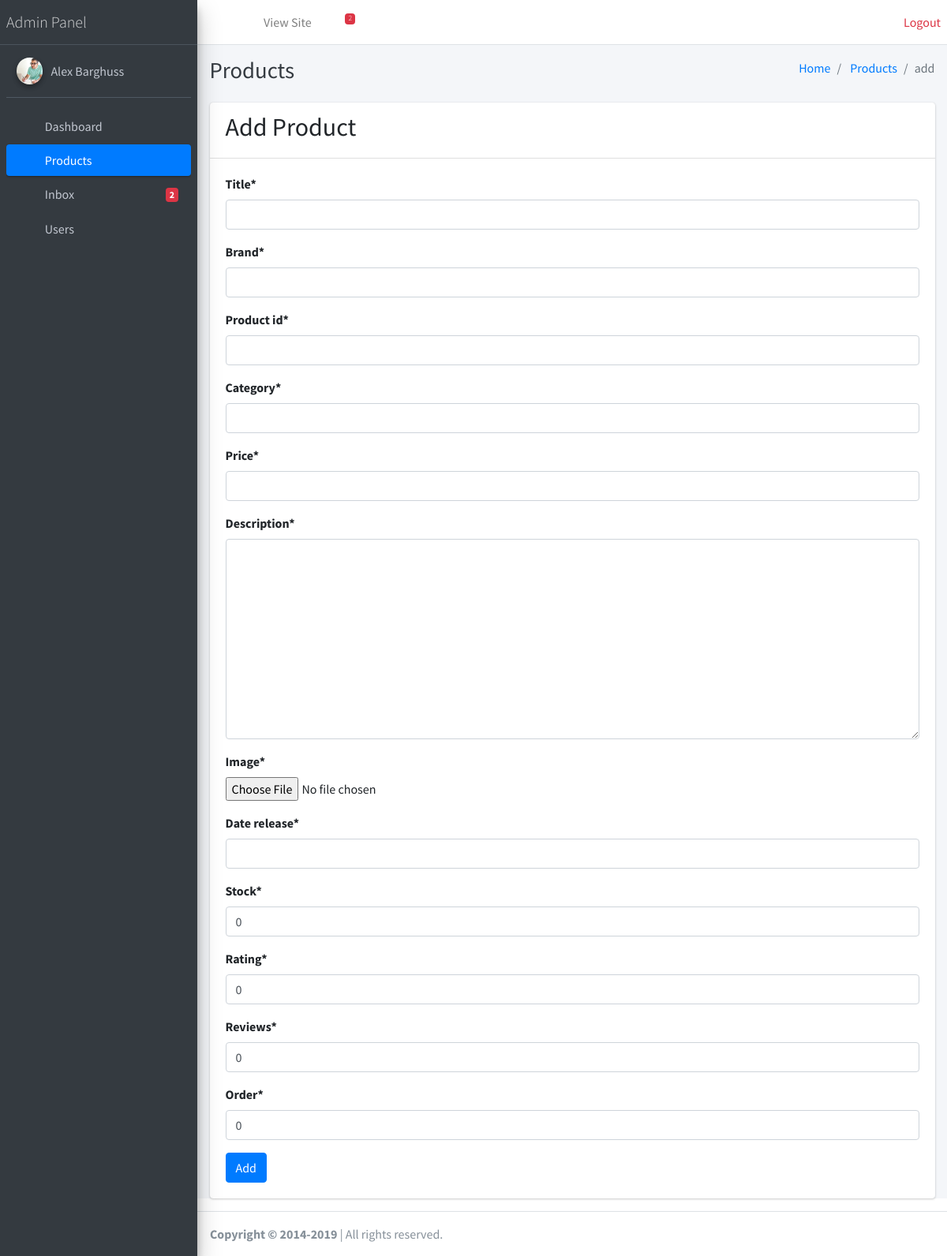
/dashboard/product/add/ (signed in), run on the app's committed database.
### users/models.py (models this page shows, shortened)
class Account(AbstractUser):
    photo = models.ImageField(upload_to='images/', blank=True, null=True)
    address = models.TextField()

### dashboard/views.py (the view)
# urls.py: path('product/add/', AddProductPage.as_view(), name='add_dashboard_product'),
@method_decorator([login_required(login_url='dashboard_login'), admin_required], name='dispatch')
class AddProductPage(CreateView):
    model = Product
    fields = '__all__'
    template_name = 'dashboard/add_product.html'
    success_url = reverse_lazy('dashboard_product')

### products/context_processors.py (called while the page is built)
def brand(request):
    from products.models import Product, Contact
    from django.core.paginator import Paginator
    brand = Product.objects.all().values('brand').order_by('-brand')
    paginator = Paginator(brand, 4)
    page_number = request.GET.get('page')
    page_obj = paginator.get_page(page_number)
    pesan = Contact.objects.order_by('-created_date')
    view_count = 0
    for view_boolean in pesan.values('view'):
        if view_boolean['view'] == True:
            view_count += 1
    return {'brand': page_obj, 'pesan': pesan, 'view_count': view_count }

### templates/dashboard/add_product.html (shortened to what this page needs)
{% extends 'dashboard/base.html' %}
{% load crispy_forms_tags %}
{% block content %}
    <div class="content-header">
      <div class="container-fluid">
        <div class="row mb-2">
          <div class="col-sm-6">
            <h1 class="m-0 text-dark">Products</h1>
          </div>
          <div class="col-sm-6">
            <ol class="breadcrumb float-sm-right">
              <li class="breadcrumb-item"><a href="{% url 'dashboard' %}">Home</a></li>
              <li class="breadcrumb-item">
                  <a href="{% url 'dashboard_products' %}">Products</a>
              </li>
              <li class="breadcrumb-item active">add</li>
            </ol>
          </div>
        </div>
      </div>
    </div>
    <section class="content">
        <div class="container-fluid">
            <div class="card">
                <div class="card-header">
                    <h2>Add Product</h2>
                </div>
                <div class="card-body">
                    <form method="post">
                        {{ form|crispy }}
                        <button type="submit" class="btn btn-primary">
                            Add
                        </button>
                    </form>
                </div>
            </div>
        </div>
    </section>
{% endblock %}

### templates/dashboard/base.html (shortened to what this page needs)
{% load static %}
{% load mathfilters %}
<!DOCTYPE html>
<html>
<head>
  <link rel="stylesheet" href="{% static 'plugins/fontawesome-free/css/all.min.css' %}">
  <link rel="stylesheet" href="https://code.ionicframework.com/ionicons/2.0.1/css/ionicons.min.css">
  <link rel="stylesheet" href="{% static 'plugins/overlayScrollbars/css/OverlayScrollbars.min.css' %}">
  <link rel="stylesheet" href="{% static 'dist/css/adminlte.min.css' %}">
</head>
<body class="hold-transition sidebar-mini layout-fixed">
<div class="wrapper">
  <nav class="main-header navbar navbar-expand navbar-white navbar-light">
    <ul class="navbar-nav">
      <li class="nav-item">
        <a class="nav-link" data-widget="pushmenu" href="#" role="button"><i class="fas fa-bars"></i></a>
      </li>
      <li class="nav-item d-none d-sm-inline-block">
        <a href="{% url 'home' %}" class="nav-link">
            <i class="fa fa-home"></i>
            View Site
        </a>
      </li>
      <li class="nav-item dropdown">
        {% if pesan.count|sub:view_count %}
          <a class="nav-link" data-toggle="dropdown" href="#">
            <i class="far fa-comments"></i>
            <span class="badge badge-danger navbar-badge">
            {{ pesan.count|sub:view_count }}
            </span>
        {% endif %}
        </a>
      </li>
    </ul>
    <ul class="navbar-nav ml-auto">
        <li class="nav-item">
            <a href="{% url 'logout' %}" class="text-danger">
                <i class="fa fa-power-off"></i>
                Logout
            </a>
        </li>
    </ul>
  </nav>
  <aside class="main-sidebar sidebar-dark-primary elevation-4">
    <a href="{% url 'dashboard' %}" class="brand-link">
      <span class="brand-text font-weight-light">Admin Panel</span>
    </a>
    <div class="sidebar">
      <div class="user-panel mt-3 pb-3 mb-3 d-flex">
        <div class="image">
          <img src="{{ user.photo.url }}" class="img-circle elevation-2" alt="User Image">
        </div>
        <div class="info">
          <a href="#" class="d-block">{{ user.first_name }} {{ user.last_name }} </a>
        </div>
      </div>
      {% with url_name=request.resolver_match.url_name %}
      <nav class="mt-2">
        <ul class="nav nav-pills nav-sidebar flex-column" data-widget="treeview" role="menu" data-accordion="false">
          <li class="nav-item has-treeview">
            <a href="{% url 'dashboard' %}" class="nav-link {% if url_name == 'dashboard' %}active{% endif %}">
              <i class="nav-icon fas fa-tachometer-alt"></i>
              <p>
                Dashboard
              </p>
            </a>
          </li>
          <li class="nav-item has-treeview">
            <a href="{% url 'dashboard_products' %}" class="nav-link {% if url_name == 'dashboard_products' or 'product' in url_name %}active{% endif %}">
              <i class="nav-icon fas fa-list-ul"></i>
              <p>
                Products
              </p>
            </a>
          </li>
          <li class="nav-item has-treeview">
            <a href="{% url 'inbox' %}" class="nav-link {% if url_name == 'inbox' or 'inbox' in url_name %}active{% endif %}">
              <i class="nav-icon fas fa-envelope"></i>
              <p>
                Inbox
                {% if pesan.count|sub:view_count %}
                <span class="badge badge-danger right">{{ pesan.count|sub:view_count }}</span>
                {% endif %}
              </p>
            </a>
          </li>
          <li class="nav-item has-treeview">
            <a href="{% url 'member' %}" class="nav-link {% if url_name == 'member' %}active{% endif %}">
              <i class="nav-icon fas fa-users"></i>
              <p>
                Users
              </p>
            </a>
          </li>
        </ul>
      </nav>
      {% endwith %}
    </div>
  </aside>
  <div class="content-wrapper">
    {% block content %}
    {% endblock %}
  </div>
  <footer class="main-footer">
    <strong>Copyright &copy; 2014-2019 </strong> | All rights
    reserved.
  </footer>
</div>
</body>
</html>

### data on the page
Account: photo (picture), first_name "Alex", last_name "Barghuss"

### other printed values
{{ pesan.count|sub:view_count }} "2"
